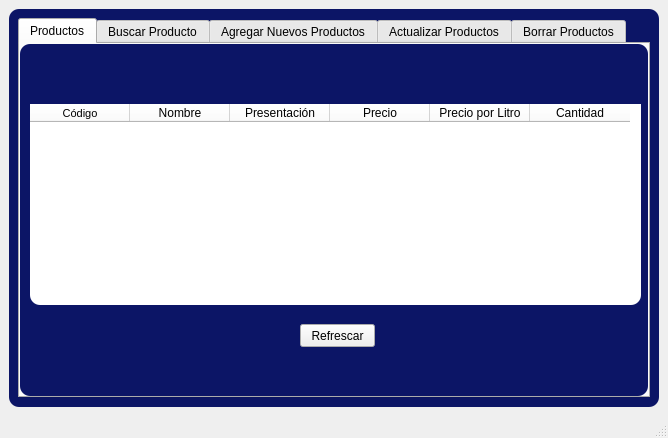
<?xml version="1.0" encoding="UTF-8"?>
<ui version="4.0">
 <class>MainWindow</class>
 <widget class="QMainWindow" name="MainWindow">
  <property name="geometry">
   <rect>
    <x>0</x>
    <y>0</y>
    <width>668</width>
    <height>438</height>
   </rect>
  </property>
  <property name="windowTitle">
   <string>MainWindow</string>
  </property>
  <widget class="QWidget" name="centralwidget">
   <layout class="QHBoxLayout" name="horizontalLayout">
    <item>
     <widget class="QFrame" name="frame">
      <property name="styleSheet">
       <string notr="true">QFrame{
background-color:rgb(12, 21, 102);
border-radius:10px;
}</string>
      </property>
      <property name="frameShape">
       <enum>QFrame::StyledPanel</enum>
      </property>
      <property name="frameShadow">
       <enum>QFrame::Raised</enum>
      </property>
      <layout class="QHBoxLayout" name="horizontalLayout_2">
       <item>
        <widget class="QTabWidget" name="Productos_t">
         <property name="currentIndex">
          <number>0</number>
         </property>
         <property name="iconSize">
          <size>
           <width>18</width>
           <height>18</height>
          </size>
         </property>
         <widget class="QWidget" name="Productos_t1">
          <attribute name="title">
           <string>Productos</string>
          </attribute>
          <widget class="QTableWidget" name="tableWidget">
           <property name="geometry">
            <rect>
             <x>10</x>
             <y>60</y>
             <width>611</width>
             <height>201</height>
            </rect>
           </property>
           <property name="styleSheet">
            <string notr="true">background-color:rgb(255, 255, 255);</string>
           </property>
           <column>
            <property name="text">
             <string>Código</string>
            </property>
            <property name="font">
             <font>
              <pointsize>8</pointsize>
             </font>
            </property>
           </column>
           <column>
            <property name="text">
             <string>Nombre</string>
            </property>
           </column>
           <column>
            <property name="text">
             <string>Presentación</string>
            </property>
           </column>
           <column>
            <property name="text">
             <string>Precio</string>
            </property>
           </column>
           <column>
            <property name="text">
             <string>Precio por Litro</string>
            </property>
           </column>
           <column>
            <property name="text">
             <string>Cantidad</string>
            </property>
           </column>
          </widget>
          <widget class="QPushButton" name="refrescar_t1">
           <property name="geometry">
            <rect>
             <x>280</x>
             <y>280</y>
             <width>75</width>
             <height>23</height>
            </rect>
           </property>
           <property name="text">
            <string>Refrescar</string>
           </property>
          </widget>
         </widget>
         <widget class="QWidget" name="Productos_t2">
          <attribute name="title">
           <string>Buscar Producto</string>
          </attribute>
          <widget class="QTableWidget" name="tableWidget_2">
           <property name="geometry">
            <rect>
             <x>10</x>
             <y>60</y>
             <width>611</width>
             <height>201</height>
            </rect>
           </property>
           <property name="styleSheet">
            <string notr="true">background-color:rgb(255, 255, 255);</string>
           </property>
           <column>
            <property name="text">
             <string>Código</string>
            </property>
            <property name="font">
             <font>
              <pointsize>8</pointsize>
             </font>
            </property>
           </column>
           <column>
            <property name="text">
             <string>Nombre</string>
            </property>
           </column>
           <column>
            <property name="text">
             <string>Presentación</string>
            </property>
           </column>
           <column>
            <property name="text">
             <string>Precio</string>
            </property>
           </column>
           <column>
            <property name="text">
             <string>Precio por Litro</string>
            </property>
           </column>
           <column>
            <property name="text">
             <string>Cantidad</string>
            </property>
           </column>
          </widget>
          <widget class="QLineEdit" name="lineEdit">
           <property name="geometry">
            <rect>
             <x>20</x>
             <y>20</y>
             <width>113</width>
             <height>20</height>
            </rect>
           </property>
          </widget>
          <widget class="QPushButton" name="Buscar_t2">
           <property name="geometry">
            <rect>
             <x>260</x>
             <y>270</y>
             <width>75</width>
             <height>23</height>
            </rect>
           </property>
           <property name="text">
            <string>Buscar</string>
           </property>
          </widget>
          <widget class="QPushButton" name="pushButton_6">
           <property name="geometry">
            <rect>
             <x>140</x>
             <y>20</y>
             <width>75</width>
             <height>23</height>
            </rect>
           </property>
           <property name="text">
            <string>Buscar</string>
           </property>
          </widget>
         </widget>
         <widget class="QWidget" name="Productos_t3">
          <attribute name="title">
           <string>Agregar Nuevos Productos</string>
          </attribute>
          <widget class="QFrame" name="frame_2">
           <property name="geometry">
            <rect>
             <x>29</x>
             <y>39</y>
             <width>551</width>
             <height>201</height>
            </rect>
           </property>
           <property name="styleSheet">
            <string notr="true">background-color: rgb(255, 255, 255);</string>
           </property>
           <property name="frameShape">
            <enum>QFrame::StyledPanel</enum>
           </property>
           <property name="frameShadow">
            <enum>QFrame::Raised</enum>
           </property>
           <widget class="QWidget" name="layoutWidget">
            <property name="geometry">
             <rect>
              <x>224</x>
              <y>1</y>
              <width>171</width>
              <height>201</height>
             </rect>
            </property>
            <layout class="QVBoxLayout" name="verticalLayout_2">
             <item>
              <widget class="QLineEdit" name="lineEdit_4"/>
             </item>
             <item>
              <widget class="QLineEdit" name="lineEdit_3"/>
             </item>
             <item>
              <widget class="QLineEdit" name="lineEdit_5"/>
             </item>
             <item>
              <widget class="QLineEdit" name="lineEdit_6"/>
             </item>
             <item>
              <widget class="QLineEdit" name="lineEdit_7"/>
             </item>
             <item>
              <widget class="QLineEdit" name="lineEdit_8"/>
             </item>
            </layout>
           </widget>
           <widget class="QWidget" name="layoutWidget">
            <property name="geometry">
             <rect>
              <x>150</x>
              <y>0</y>
              <width>71</width>
              <height>201</height>
             </rect>
            </property>
            <layout class="QVBoxLayout" name="verticalLayout_3">
             <item>
              <widget class="QLabel" name="label">
               <property name="text">
                <string>Código</string>
               </property>
              </widget>
             </item>
             <item>
              <widget class="QLabel" name="label_2">
               <property name="text">
                <string>Nombre</string>
               </property>
              </widget>
             </item>
             <item>
              <widget class="QLabel" name="label_3">
               <property name="text">
                <string>Presentación</string>
               </property>
              </widget>
             </item>
             <item>
              <widget class="QLabel" name="label_4">
               <property name="text">
                <string>Precio</string>
               </property>
              </widget>
             </item>
             <item>
              <widget class="QLabel" name="label_5">
               <property name="text">
                <string>Precio por litro</string>
               </property>
              </widget>
             </item>
             <item>
              <widget class="QLabel" name="label_6">
               <property name="text">
                <string>Cantidad</string>
               </property>
              </widget>
             </item>
            </layout>
           </widget>
          </widget>
          <widget class="QPushButton" name="pushButton">
           <property name="geometry">
            <rect>
             <x>260</x>
             <y>260</y>
             <width>75</width>
             <height>23</height>
            </rect>
           </property>
           <property name="text">
            <string>Agregar</string>
           </property>
          </widget>
         </widget>
         <widget class="QWidget" name="Productos_t4">
          <attribute name="title">
           <string>Actualizar Productos</string>
          </attribute>
          <widget class="QFrame" name="frame_3">
           <property name="geometry">
            <rect>
             <x>240</x>
             <y>50</y>
             <width>351</width>
             <height>231</height>
            </rect>
           </property>
           <property name="styleSheet">
            <string notr="true">background-color: rgb(255, 255, 255);</string>
           </property>
           <property name="frameShape">
            <enum>QFrame::StyledPanel</enum>
           </property>
           <property name="frameShadow">
            <enum>QFrame::Raised</enum>
           </property>
           <layout class="QHBoxLayout" name="horizontalLayout_3">
            <item>
             <layout class="QVBoxLayout" name="verticalLayout_5">
              <item>
               <widget class="QLabel" name="label_7">
                <property name="text">
                 <string>Código</string>
                </property>
               </widget>
              </item>
              <item>
               <widget class="QLabel" name="label_8">
                <property name="text">
                 <string>Nombre</string>
                </property>
               </widget>
              </item>
              <item>
               <widget class="QLabel" name="label_9">
                <property name="text">
                 <string>Presentación</string>
                </property>
               </widget>
              </item>
              <item>
               <widget class="QLabel" name="label_10">
                <property name="text">
                 <string>Precio</string>
                </property>
               </widget>
              </item>
              <item>
               <widget class="QLabel" name="label_11">
                <property name="text">
                 <string>Precio por litro</string>
                </property>
               </widget>
              </item>
              <item>
               <widget class="QLabel" name="label_12">
                <property name="text">
                 <string>Cantidad</string>
                </property>
               </widget>
              </item>
             </layout>
            </item>
            <item>
             <layout class="QVBoxLayout" name="verticalLayout_4">
              <item>
               <widget class="QLineEdit" name="lineEdit_9"/>
              </item>
              <item>
               <widget class="QLineEdit" name="lineEdit_10"/>
              </item>
              <item>
               <widget class="QLineEdit" name="lineEdit_11"/>
              </item>
              <item>
               <widget class="QLineEdit" name="lineEdit_12"/>
              </item>
              <item>
               <widget class="QLineEdit" name="lineEdit_13"/>
              </item>
              <item>
               <widget class="QLineEdit" name="lineEdit_14"/>
              </item>
             </layout>
            </item>
           </layout>
          </widget>
          <widget class="QPushButton" name="pushButton_3">
           <property name="geometry">
            <rect>
             <x>340</x>
             <y>300</y>
             <width>181</width>
             <height>23</height>
            </rect>
           </property>
           <property name="text">
            <string>Actualizar</string>
           </property>
          </widget>
          <widget class="QWidget" name="layoutWidget">
           <property name="geometry">
            <rect>
             <x>30</x>
             <y>120</y>
             <width>183</width>
             <height>70</height>
            </rect>
           </property>
           <layout class="QVBoxLayout" name="verticalLayout">
            <item>
             <widget class="QLabel" name="label_13">
              <property name="styleSheet">
               <string notr="true">background-color: rgb(255, 255, 255);</string>
              </property>
              <property name="text">
               <string>INGRESE EL CÓDIGO DEL PRODUCTO</string>
              </property>
             </widget>
            </item>
            <item>
             <widget class="QLineEdit" name="lineEdit_15"/>
            </item>
            <item>
             <widget class="QPushButton" name="pushButton_2">
              <property name="text">
               <string>Buscar</string>
              </property>
             </widget>
            </item>
           </layout>
          </widget>
         </widget>
         <widget class="QWidget" name="Productos_t5">
          <attribute name="title">
           <string>Borrar Productos</string>
          </attribute>
          <widget class="QTableWidget" name="tableWidget_3">
           <property name="geometry">
            <rect>
             <x>10</x>
             <y>60</y>
             <width>611</width>
             <height>201</height>
            </rect>
           </property>
           <property name="styleSheet">
            <string notr="true">background-color:rgb(255, 255, 255);</string>
           </property>
           <column>
            <property name="text">
             <string>Código</string>
            </property>
            <property name="font">
             <font>
              <pointsize>8</pointsize>
             </font>
            </property>
           </column>
           <column>
            <property name="text">
             <string>Nombre</string>
            </property>
           </column>
           <column>
            <property name="text">
             <string>Presentación</string>
            </property>
           </column>
           <column>
            <property name="text">
             <string>Precio</string>
            </property>
           </column>
           <column>
            <property name="text">
             <string>Precio por Litro</string>
            </property>
           </column>
           <column>
            <property name="text">
             <string>Cantidad</string>
            </property>
           </column>
          </widget>
          <widget class="QPushButton" name="pushButton_4">
           <property name="geometry">
            <rect>
             <x>270</x>
             <y>280</y>
             <width>75</width>
             <height>23</height>
            </rect>
           </property>
           <property name="text">
            <string>Borrar</string>
           </property>
          </widget>
          <widget class="QPushButton" name="pushButton_5">
           <property name="geometry">
            <rect>
             <x>140</x>
             <y>20</y>
             <width>75</width>
             <height>23</height>
            </rect>
           </property>
           <property name="text">
            <string>Buscar</string>
           </property>
          </widget>
          <widget class="QLineEdit" name="lineEdit_16">
           <property name="geometry">
            <rect>
             <x>20</x>
             <y>20</y>
             <width>113</width>
             <height>20</height>
            </rect>
           </property>
          </widget>
         </widget>
        </widget>
       </item>
      </layout>
     </widget>
    </item>
   </layout>
  </widget>
  <widget class="QMenuBar" name="menubar">
   <property name="geometry">
    <rect>
     <x>0</x>
     <y>0</y>
     <width>668</width>
     <height>21</height>
    </rect>
   </property>
  </widget>
  <widget class="QStatusBar" name="statusbar"/>
 </widget>
 <resources/>
 <connections/>
</ui>
